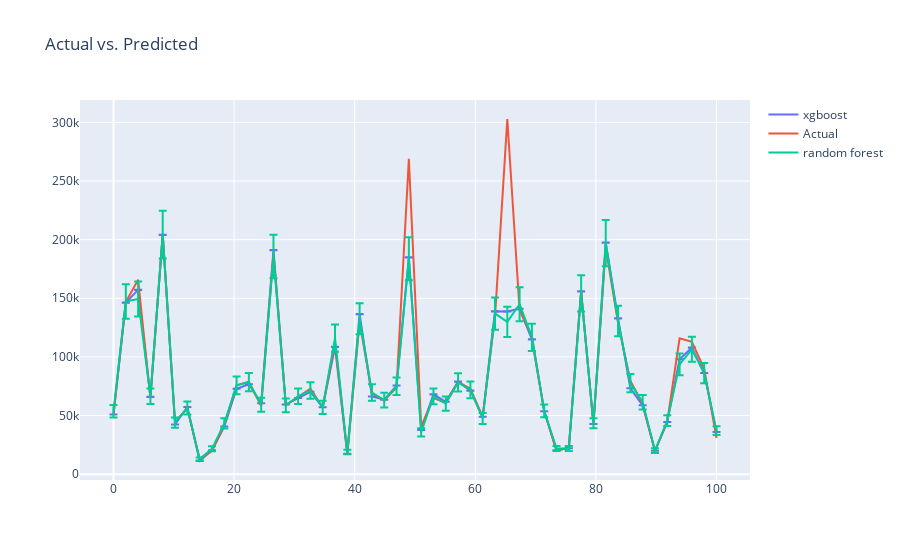

Notebook cell for this chart:
### Code cell
import plotly.graph_objects as go

fig = go.Figure(data=go.Scatter(name='xgboost', 
        x = np.linspace(0, len(val_corr_8.drop('Price', axis=1))),
        y = rnd_search_corr_xgb_out.best_estimator_.predict(val_corr_8.drop('Price', axis=1)),
        error_y=dict(
            type='percent', # value of error bar given as percentage of y value
            value = (abs(val_corr_8.Price - rnd_search_corr_xgb_out.best_estimator_.predict(val_corr_8.drop('Price', axis=1)))/val_corr_8.Price).mean(),
            visible=True) 
    ))

fig.add_trace(go.Scatter(name='Actual',
    x = np.linspace(0, len(val_corr_8.drop('Price', axis=1))),
    y = val_corr_8.Price,
))
fig.add_trace(go.Scatter(name='random forest',
    x = np.linspace(0, len(val_corr_8.drop('Price', axis=1))),
    y = rnd_search_corr_forest_out.best_estimator_.predict(val_corr_8.drop('Price', axis=1)),
    error_y=dict(
        type='percent',
        value=10,
        visible=True
    )
))
fig.update_layout(
    title = 'Actual vs. Predicted'
)
